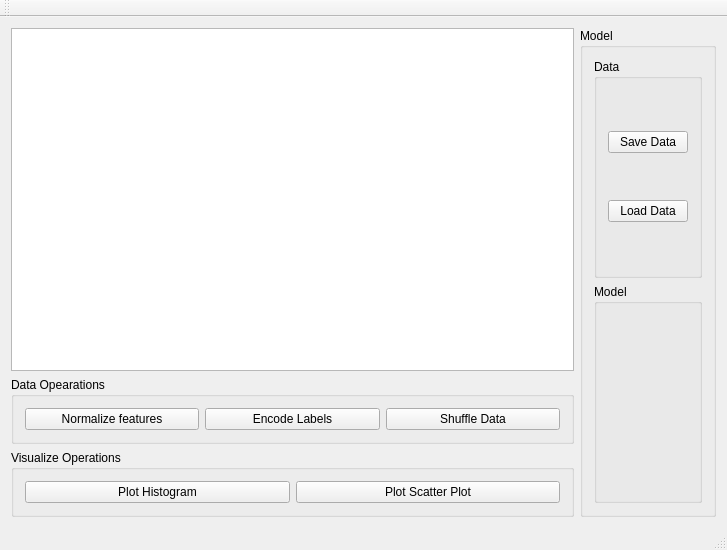
<?xml version="1.0" encoding="UTF-8"?>
<ui version="4.0">
 <class>MainWindow</class>
 <widget class="QMainWindow" name="MainWindow">
  <property name="geometry">
   <rect>
    <x>0</x>
    <y>0</y>
    <width>727</width>
    <height>550</height>
   </rect>
  </property>
  <property name="windowTitle">
   <string>MainWindow</string>
  </property>
  <widget class="QWidget" name="centralWidget">
   <layout class="QGridLayout" name="gridLayout">
    <item row="0" column="0">
     <layout class="QHBoxLayout" name="horizontalLayout">
      <item>
       <layout class="QVBoxLayout" name="verticalLayout">
        <item>
         <widget class="QTableView" name="data_table">
          <property name="sizePolicy">
           <sizepolicy hsizetype="Expanding" vsizetype="MinimumExpanding">
            <horstretch>0</horstretch>
            <verstretch>0</verstretch>
           </sizepolicy>
          </property>
         </widget>
        </item>
        <item>
         <widget class="QGroupBox" name="groupBox">
          <property name="sizePolicy">
           <sizepolicy hsizetype="Preferred" vsizetype="Minimum">
            <horstretch>0</horstretch>
            <verstretch>0</verstretch>
           </sizepolicy>
          </property>
          <property name="title">
           <string>Data Opearations</string>
          </property>
          <layout class="QHBoxLayout" name="horizontalLayout_2">
           <item>
            <widget class="QPushButton" name="pb_norm">
             <property name="text">
              <string>Normalize features</string>
             </property>
            </widget>
           </item>
           <item>
            <widget class="QPushButton" name="pb_encode">
             <property name="text">
              <string>Encode Labels</string>
             </property>
            </widget>
           </item>
           <item>
            <widget class="QPushButton" name="pb_shuffle">
             <property name="text">
              <string>Shuffle Data</string>
             </property>
            </widget>
           </item>
          </layout>
         </widget>
        </item>
        <item>
         <widget class="QGroupBox" name="groupBox_2">
          <property name="sizePolicy">
           <sizepolicy hsizetype="Preferred" vsizetype="Minimum">
            <horstretch>0</horstretch>
            <verstretch>0</verstretch>
           </sizepolicy>
          </property>
          <property name="title">
           <string>Visualize Operations</string>
          </property>
          <layout class="QHBoxLayout" name="horizontalLayout_3">
           <item>
            <widget class="QPushButton" name="pb_plot_hist">
             <property name="text">
              <string>Plot Histogram</string>
             </property>
            </widget>
           </item>
           <item>
            <widget class="QPushButton" name="pb_plot_scatter">
             <property name="text">
              <string>Plot Scatter Plot</string>
             </property>
            </widget>
           </item>
          </layout>
         </widget>
        </item>
       </layout>
      </item>
      <item>
       <widget class="QGroupBox" name="groupBox_3">
        <property name="sizePolicy">
         <sizepolicy hsizetype="Minimum" vsizetype="Preferred">
          <horstretch>0</horstretch>
          <verstretch>0</verstretch>
         </sizepolicy>
        </property>
        <property name="title">
         <string>Model </string>
        </property>
        <layout class="QVBoxLayout" name="verticalLayout_2">
         <item>
          <widget class="QGroupBox" name="groupBox_4">
           <property name="title">
            <string>Data</string>
           </property>
           <layout class="QVBoxLayout" name="verticalLayout_3">
            <item>
             <widget class="QPushButton" name="pb_save_data">
              <property name="text">
               <string>Save Data</string>
              </property>
             </widget>
            </item>
            <item>
             <widget class="QPushButton" name="pushButton">
              <property name="text">
               <string>Load Data</string>
              </property>
             </widget>
            </item>
           </layout>
          </widget>
         </item>
         <item>
          <widget class="QGroupBox" name="groupBox_5">
           <property name="title">
            <string>Model</string>
           </property>
           <zorder>groupBox_4</zorder>
          </widget>
         </item>
        </layout>
       </widget>
      </item>
     </layout>
    </item>
   </layout>
  </widget>
  <widget class="QMenuBar" name="menuBar">
   <property name="geometry">
    <rect>
     <x>0</x>
     <y>0</y>
     <width>727</width>
     <height>21</height>
    </rect>
   </property>
  </widget>
  <widget class="QToolBar" name="mainToolBar">
   <attribute name="toolBarArea">
    <enum>TopToolBarArea</enum>
   </attribute>
   <attribute name="toolBarBreak">
    <bool>false</bool>
   </attribute>
  </widget>
  <widget class="QStatusBar" name="statusBar"/>
 </widget>
 <layoutdefault spacing="6" margin="11"/>
 <resources/>
 <connections/>
</ui>
